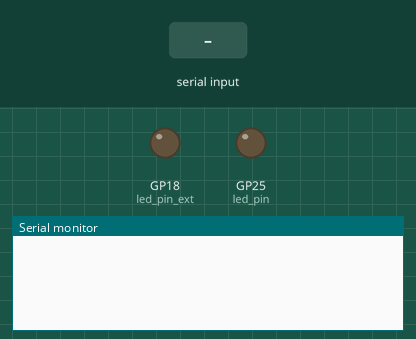
This sketch was run on a simulated Raspberry Pi Pico. Parts: output pins drawn as LEDs (lit = HIGH), the last lines printed to the serial monitor. Inputs (shaded band) come from the test bench.

Above: at 1.2 s.
1.3 s: "U" received over Serial
At 2.5 s:
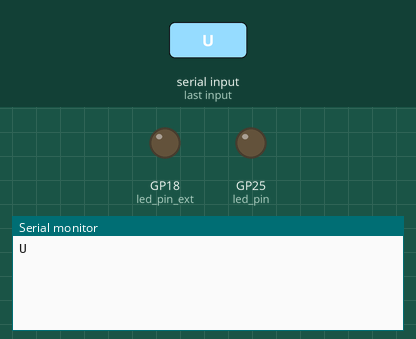
2.8 s: "1" received over Serial
At 3.8 s:
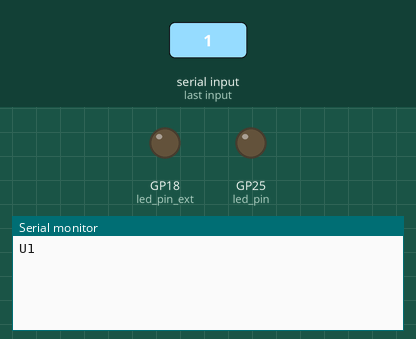

The sketch:

DIY_Datalink_Pico.ino
```cpp
#include <Arduino.h>

// Built-in LED on Pico (GPIO 25) and an external LED (GPIO 18).
// The Arduino framework automatically handles pin initialization.
const uint8_t led_pin = 25;
const uint8_t led_pin_ext = 18;

// Assertion (on) and de-assertion (off) times in microseconds (µs).
const int assert_on_time_us = 35;
const int assert_off_time_us = 489;

bool stophandshake = false;
int handshake_payload[] = {
    0x31, 0x32, 0x36, 0x0D, 0x20, 0x4D, 0x37, 0x36, 0x34, 0x20, 0x72, 0x65, 0x76, 0x20, 0x37, 0x36, 0x34, 0x30, 0x30, 0x32, 0x00
};

unsigned long handshake_timer = 0;

// This function has been renamed to avoid a conflict with the built-in Arduino bitRead() macro.
int customBitRead(int bitVal, int bitPos) {
    return (bitVal >> bitPos) & 1;
}

// Turns the LED on for assert-on, then off for the remainder of the assert-off cycle.
void assert_on() {
    digitalWrite(led_pin, HIGH);
    digitalWrite(led_pin_ext, HIGH);
    delayMicroseconds(assert_on_time_us);
    digitalWrite(led_pin, LOW);
    digitalWrite(led_pin_ext, LOW);
    delayMicroseconds(assert_off_time_us - assert_on_time_us);
}

// Turns the LED off for the entire assert-off cycle.
void assert_off() {
    digitalWrite(led_pin, LOW);
    digitalWrite(led_pin_ext, LOW);
    delayMicroseconds(assert_off_time_us);
}

// The setup() function runs once when the board is powered on or reset.
void setup() {
    Serial.begin(115200); // Initialize USB serial communication
    while (!Serial) {
        // Wait for the serial port to be ready on some boards (e.g., Leonardo, Due).
    }

    pinMode(led_pin, OUTPUT);
    pinMode(led_pin_ext, OUTPUT);

    handshake_timer = millis();
}

// The loop() function runs repeatedly after setup().
void loop() {
    if ((millis() - handshake_timer) > 1000) {
        stophandshake = false;
    }

    if (Serial.available()) {
        int receivedChar = Serial.read();

        assert_on();
        for (int i = 0; i < 8; i++) {
            if (customBitRead(receivedChar, i) == 1) {
                assert_off();
            } else {
                assert_on();
            }
        }

        if (receivedChar == 'U') {
            stophandshake = true;
            // Delays are needed before responding to fix sync errors
            delay(2);
            Serial.write(0x55);
            handshake_timer = millis();
        } else if (receivedChar == 0x3F) {
        // I suspect this one caused timing issues with inconsistent delays
            delay(2);
            Serial.write(0x3F);
            if (stophandshake == false) {
                for (int i = 0; i < 21; i++) {
                    Serial.write(handshake_payload[i]);
                }
            }
        } else {
            // Again, new delay. Increase if necessary.
            delay(2);
            Serial.write(receivedChar);
            handshake_timer = millis();
        }
    }
}
```

Measured:
- after the input at 1.3 s, the serial monitor: prints a new line at once (image 1)
- after the input at 2.8 s, the serial monitor: prints a new line at once (image 2)
